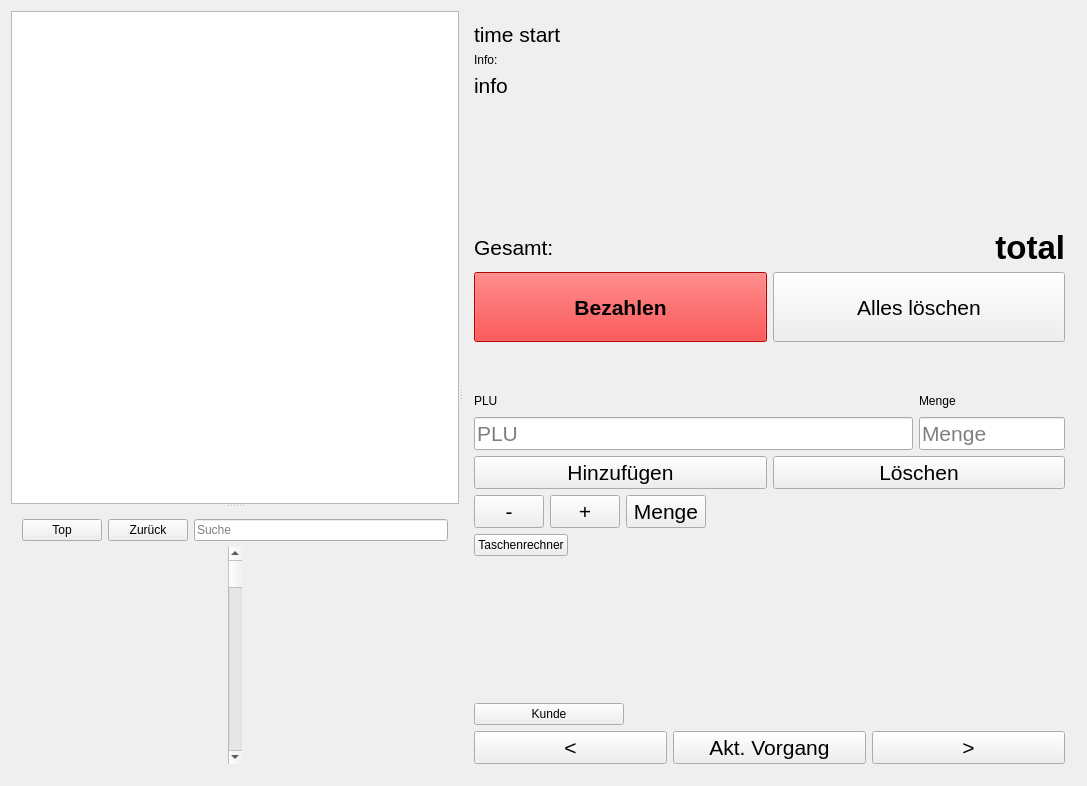
<?xml version="1.0" encoding="UTF-8"?>
<ui version="4.0">
 <class>MainWindow</class>
 <widget class="QMainWindow" name="MainWindow">
  <property name="geometry">
   <rect>
    <x>0</x>
    <y>0</y>
    <width>1087</width>
    <height>786</height>
   </rect>
  </property>
  <property name="windowTitle">
   <string>Getränkeland Scheible</string>
  </property>
  <property name="styleSheet">
   <string notr="true"/>
  </property>
  <widget class="QWidget" name="centralWidget">
   <layout class="QHBoxLayout" name="horizontalLayout_9">
    <item>
     <widget class="QSplitter" name="splitter_2">
      <property name="orientation">
       <enum>Qt::Horizontal</enum>
      </property>
      <widget class="QSplitter" name="splitter">
       <property name="sizePolicy">
        <sizepolicy hsizetype="Ignored" vsizetype="Expanding">
         <horstretch>0</horstretch>
         <verstretch>0</verstretch>
        </sizepolicy>
       </property>
       <property name="orientation">
        <enum>Qt::Vertical</enum>
       </property>
       <widget class="QTreeView" name="treeView">
        <property name="font">
         <font>
          <pointsize>16</pointsize>
         </font>
        </property>
        <property name="styleSheet">
         <string notr="true">QTreeView::item::selected {
	background: #00ffff;
	text: #000000;
}
QTreeView::item::selected::active {
	color: #000000;
}</string>
        </property>
        <property name="locale">
         <locale language="German" country="Germany"/>
        </property>
        <attribute name="headerMinimumSectionSize">
         <number>49</number>
        </attribute>
        <attribute name="headerStretchLastSection">
         <bool>false</bool>
        </attribute>
       </widget>
       <widget class="QWidget" name="layoutWidget">
        <layout class="QVBoxLayout" name="verticalLayout_2">
         <item>
          <layout class="QHBoxLayout" name="horizontalLayout_2">
           <item>
            <widget class="QPushButton" name="btnCategoryGoToRoot">
             <property name="text">
              <string>Top</string>
             </property>
            </widget>
           </item>
           <item>
            <widget class="QPushButton" name="pushButton_3">
             <property name="text">
              <string>Zurück</string>
             </property>
            </widget>
           </item>
           <item>
            <widget class="QLineEdit" name="txtSearch">
             <property name="placeholderText">
              <string>Suche</string>
             </property>
            </widget>
           </item>
          </layout>
         </item>
         <item>
          <layout class="QHBoxLayout" name="horizontalLayout">
           <item>
            <layout class="QGridLayout" name="gridLayout"/>
           </item>
           <item>
            <widget class="QScrollBar" name="verticalScrollBar">
             <property name="orientation">
              <enum>Qt::Vertical</enum>
             </property>
            </widget>
           </item>
          </layout>
         </item>
        </layout>
       </widget>
      </widget>
      <widget class="QWidget" name="layoutWidget">
       <layout class="QVBoxLayout" name="verticalLayout">
        <item>
         <widget class="QLabel" name="lblTimestampStart">
          <property name="font">
           <font>
            <pointsize>16</pointsize>
           </font>
          </property>
          <property name="text">
           <string>time start</string>
          </property>
         </widget>
        </item>
        <item>
         <widget class="QLabel" name="label_2">
          <property name="text">
           <string>Info:</string>
          </property>
         </widget>
        </item>
        <item>
         <widget class="QLabel" name="lblMessage">
          <property name="sizePolicy">
           <sizepolicy hsizetype="Minimum" vsizetype="Preferred">
            <horstretch>0</horstretch>
            <verstretch>0</verstretch>
           </sizepolicy>
          </property>
          <property name="minimumSize">
           <size>
            <width>0</width>
            <height>150</height>
           </size>
          </property>
          <property name="font">
           <font>
            <pointsize>16</pointsize>
           </font>
          </property>
          <property name="text">
           <string>info</string>
          </property>
          <property name="alignment">
           <set>Qt::AlignLeading|Qt::AlignLeft|Qt::AlignTop</set>
          </property>
          <property name="wordWrap">
           <bool>true</bool>
          </property>
         </widget>
        </item>
        <item>
         <layout class="QHBoxLayout" name="horizontalLayout_3">
          <item>
           <widget class="QLabel" name="label">
            <property name="font">
             <font>
              <pointsize>16</pointsize>
             </font>
            </property>
            <property name="text">
             <string>Gesamt:</string>
            </property>
           </widget>
          </item>
          <item>
           <widget class="QLabel" name="lblPriceTotal">
            <property name="font">
             <font>
              <pointsize>25</pointsize>
              <weight>75</weight>
              <bold>true</bold>
             </font>
            </property>
            <property name="text">
             <string>total</string>
            </property>
            <property name="alignment">
             <set>Qt::AlignRight|Qt::AlignTrailing|Qt::AlignVCenter</set>
            </property>
           </widget>
          </item>
         </layout>
        </item>
        <item>
         <layout class="QHBoxLayout" name="horizontalLayout_5">
          <item>
           <widget class="QPushButton" name="btnPay">
            <property name="minimumSize">
             <size>
              <width>0</width>
              <height>70</height>
             </size>
            </property>
            <property name="font">
             <font>
              <pointsize>16</pointsize>
              <weight>75</weight>
              <bold>true</bold>
             </font>
            </property>
            <property name="styleSheet">
             <string notr="true">background: red;</string>
            </property>
            <property name="text">
             <string>Bezahlen</string>
            </property>
           </widget>
          </item>
          <item>
           <widget class="QPushButton" name="btnDeleteAll">
            <property name="minimumSize">
             <size>
              <width>0</width>
              <height>70</height>
             </size>
            </property>
            <property name="font">
             <font>
              <pointsize>16</pointsize>
             </font>
            </property>
            <property name="text">
             <string>Alles löschen</string>
            </property>
           </widget>
          </item>
         </layout>
        </item>
        <item>
         <spacer name="verticalSpacer_2">
          <property name="orientation">
           <enum>Qt::Vertical</enum>
          </property>
          <property name="sizeType">
           <enum>QSizePolicy::Preferred</enum>
          </property>
          <property name="sizeHint" stdset="0">
           <size>
            <width>17</width>
            <height>43</height>
           </size>
          </property>
         </spacer>
        </item>
        <item>
         <layout class="QGridLayout" name="gridLayout_2">
          <item row="0" column="0">
           <widget class="QLabel" name="label_3">
            <property name="maximumSize">
             <size>
              <width>16777215</width>
              <height>20</height>
             </size>
            </property>
            <property name="text">
             <string>PLU</string>
            </property>
           </widget>
          </item>
          <item row="0" column="1">
           <widget class="QLabel" name="label_4">
            <property name="maximumSize">
             <size>
              <width>16777215</width>
              <height>20</height>
             </size>
            </property>
            <property name="text">
             <string>Menge</string>
            </property>
           </widget>
          </item>
          <item row="1" column="0">
           <widget class="QLineEdit" name="txtPlu">
            <property name="sizePolicy">
             <sizepolicy hsizetype="Expanding" vsizetype="Fixed">
              <horstretch>3</horstretch>
              <verstretch>3</verstretch>
             </sizepolicy>
            </property>
            <property name="font">
             <font>
              <pointsize>16</pointsize>
             </font>
            </property>
            <property name="placeholderText">
             <string>PLU</string>
            </property>
           </widget>
          </item>
          <item row="1" column="1">
           <widget class="QLineEdit" name="txtQuantity">
            <property name="sizePolicy">
             <sizepolicy hsizetype="Expanding" vsizetype="Fixed">
              <horstretch>1</horstretch>
              <verstretch>1</verstretch>
             </sizepolicy>
            </property>
            <property name="font">
             <font>
              <pointsize>16</pointsize>
             </font>
            </property>
            <property name="placeholderText">
             <string>Menge</string>
            </property>
           </widget>
          </item>
         </layout>
        </item>
        <item>
         <layout class="QHBoxLayout" name="horizontalLayout_6">
          <item>
           <widget class="QPushButton" name="btnAddArticle">
            <property name="font">
             <font>
              <pointsize>16</pointsize>
             </font>
            </property>
            <property name="text">
             <string>Hinzufügen</string>
            </property>
           </widget>
          </item>
          <item>
           <widget class="QPushButton" name="btnDeleteArticle">
            <property name="font">
             <font>
              <pointsize>16</pointsize>
             </font>
            </property>
            <property name="text">
             <string>Löschen</string>
            </property>
           </widget>
          </item>
         </layout>
        </item>
        <item>
         <layout class="QHBoxLayout" name="horizontalLayout_4">
          <item>
           <widget class="QPushButton" name="btnQuantityDec">
            <property name="minimumSize">
             <size>
              <width>0</width>
              <height>0</height>
             </size>
            </property>
            <property name="maximumSize">
             <size>
              <width>70</width>
              <height>16777215</height>
             </size>
            </property>
            <property name="font">
             <font>
              <pointsize>16</pointsize>
             </font>
            </property>
            <property name="text">
             <string>-</string>
            </property>
           </widget>
          </item>
          <item>
           <widget class="QPushButton" name="btnQuantityInc">
            <property name="minimumSize">
             <size>
              <width>0</width>
              <height>0</height>
             </size>
            </property>
            <property name="maximumSize">
             <size>
              <width>70</width>
              <height>16777215</height>
             </size>
            </property>
            <property name="font">
             <font>
              <pointsize>16</pointsize>
             </font>
            </property>
            <property name="text">
             <string>+</string>
            </property>
           </widget>
          </item>
          <item>
           <widget class="QPushButton" name="btnQuantityEnter">
            <property name="minimumSize">
             <size>
              <width>0</width>
              <height>0</height>
             </size>
            </property>
            <property name="maximumSize">
             <size>
              <width>100</width>
              <height>16777215</height>
             </size>
            </property>
            <property name="font">
             <font>
              <pointsize>16</pointsize>
             </font>
            </property>
            <property name="text">
             <string>Menge</string>
            </property>
           </widget>
          </item>
          <item>
           <spacer name="horizontalSpacer_2">
            <property name="orientation">
             <enum>Qt::Horizontal</enum>
            </property>
            <property name="sizeHint" stdset="0">
             <size>
              <width>40</width>
              <height>20</height>
             </size>
            </property>
           </spacer>
          </item>
         </layout>
        </item>
        <item>
         <layout class="QHBoxLayout" name="horizontalLayout_8">
          <item>
           <widget class="QPushButton" name="btnCalculator">
            <property name="text">
             <string>Taschenrechner</string>
            </property>
           </widget>
          </item>
          <item>
           <spacer name="horizontalSpacer_3">
            <property name="orientation">
             <enum>Qt::Horizontal</enum>
            </property>
            <property name="sizeHint" stdset="0">
             <size>
              <width>40</width>
              <height>20</height>
             </size>
            </property>
           </spacer>
          </item>
         </layout>
        </item>
        <item>
         <spacer name="verticalSpacer">
          <property name="orientation">
           <enum>Qt::Vertical</enum>
          </property>
          <property name="sizeHint" stdset="0">
           <size>
            <width>14</width>
            <height>13</height>
           </size>
          </property>
         </spacer>
        </item>
        <item>
         <widget class="QPushButton" name="btnCustomer">
          <property name="maximumSize">
           <size>
            <width>150</width>
            <height>16777215</height>
           </size>
          </property>
          <property name="text">
           <string>Kunde</string>
          </property>
         </widget>
        </item>
        <item>
         <layout class="QHBoxLayout" name="horizontalLayout_7">
          <item>
           <widget class="QPushButton" name="btnSaleBack">
            <property name="maximumSize">
             <size>
              <width>16777215</width>
              <height>16777215</height>
             </size>
            </property>
            <property name="font">
             <font>
              <pointsize>16</pointsize>
             </font>
            </property>
            <property name="text">
             <string>&lt;</string>
            </property>
           </widget>
          </item>
          <item>
           <widget class="QPushButton" name="btnJumpNewestSale">
            <property name="maximumSize">
             <size>
              <width>16777215</width>
              <height>16777215</height>
             </size>
            </property>
            <property name="font">
             <font>
              <pointsize>16</pointsize>
             </font>
            </property>
            <property name="text">
             <string>Akt. Vorgang</string>
            </property>
           </widget>
          </item>
          <item>
           <widget class="QPushButton" name="btnSaleNext">
            <property name="maximumSize">
             <size>
              <width>16777215</width>
              <height>16777215</height>
             </size>
            </property>
            <property name="font">
             <font>
              <pointsize>16</pointsize>
             </font>
            </property>
            <property name="text">
             <string>&gt;</string>
            </property>
           </widget>
          </item>
         </layout>
        </item>
       </layout>
      </widget>
     </widget>
    </item>
   </layout>
  </widget>
 </widget>
 <layoutdefault spacing="6" margin="11"/>
 <resources/>
 <connections/>
</ui>
